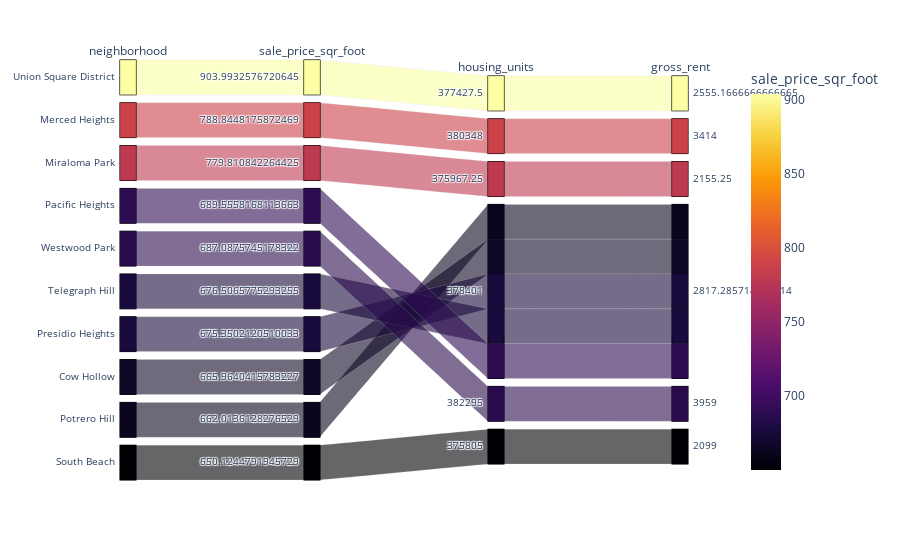

This figure's notebook cell:
### Code cell
# Parallel Categories Plot
# YOUR CODE HERE!
px.parallel_categories(most_expensive_neighborhood,color='sale_price_sqr_foot',
    color_continuous_scale=px.colors.sequential.Inferno,)

### Figure 1 — Plotly figure (JSON) as saved in the notebook; plotly's stock layout.template omitted (floating-point values rounded to 4 significant figures)
{"data": [{"dimensions": [{"label": "neighborhood", "values": ["Union Square District", "Merced Heights", "Miraloma Park", "Pacific Heights", "Westwood Park", "Telegraph Hill", "Presidio Heights", "Cow Hollow", "Potrero Hill", "South Beach"]}, {"label": "sale_price_sqr_foot", "values": [904.0, 788.8, 779.8, 689.6, 687.1, 676.5, 675.4, 666.0, 662.0, 650.1]}, {"label": "housing_units", "values": [377400.0, 380348, 376000.0, 378401, 382295, 378401, 378401, 378401, 378401, 375805]}, {"label": "gross_rent", "values": [2555.0, 3414, 2155.0, 2817.0, 3959, 2817.0, 2817.0, 2817.0, 2817.0, 2099]}], "domain": {"x": [0, 1], "y": [0, 1]}, "line": {"color": [904.0, 788.8, 779.8, 689.6, 687.1, 676.5, 675.4, 666.0, 662.0, 650.1], "coloraxis": "coloraxis"}, "name": "", "type": "parcats"}], "layout": {"coloraxis": {"colorbar": {"title": {"text": "sale_price_sqr_foot"}}, "colorscale": [[0, "#000004"], [0.1111, "#1b0c41"], [0.2222, "#4a0c6b"], [0.3333, "#781c6d"], [0.4444, "#a52c60"], [0.5556, "#cf4446"], [0.6667, "#ed6925"], [0.7778, "#fb9b06"], [0.8889, "#f7d13d"], [1, "#fcffa4"]]}, "legend": {"tracegroupgap": 0}, "margin": {"t": 60}}}
